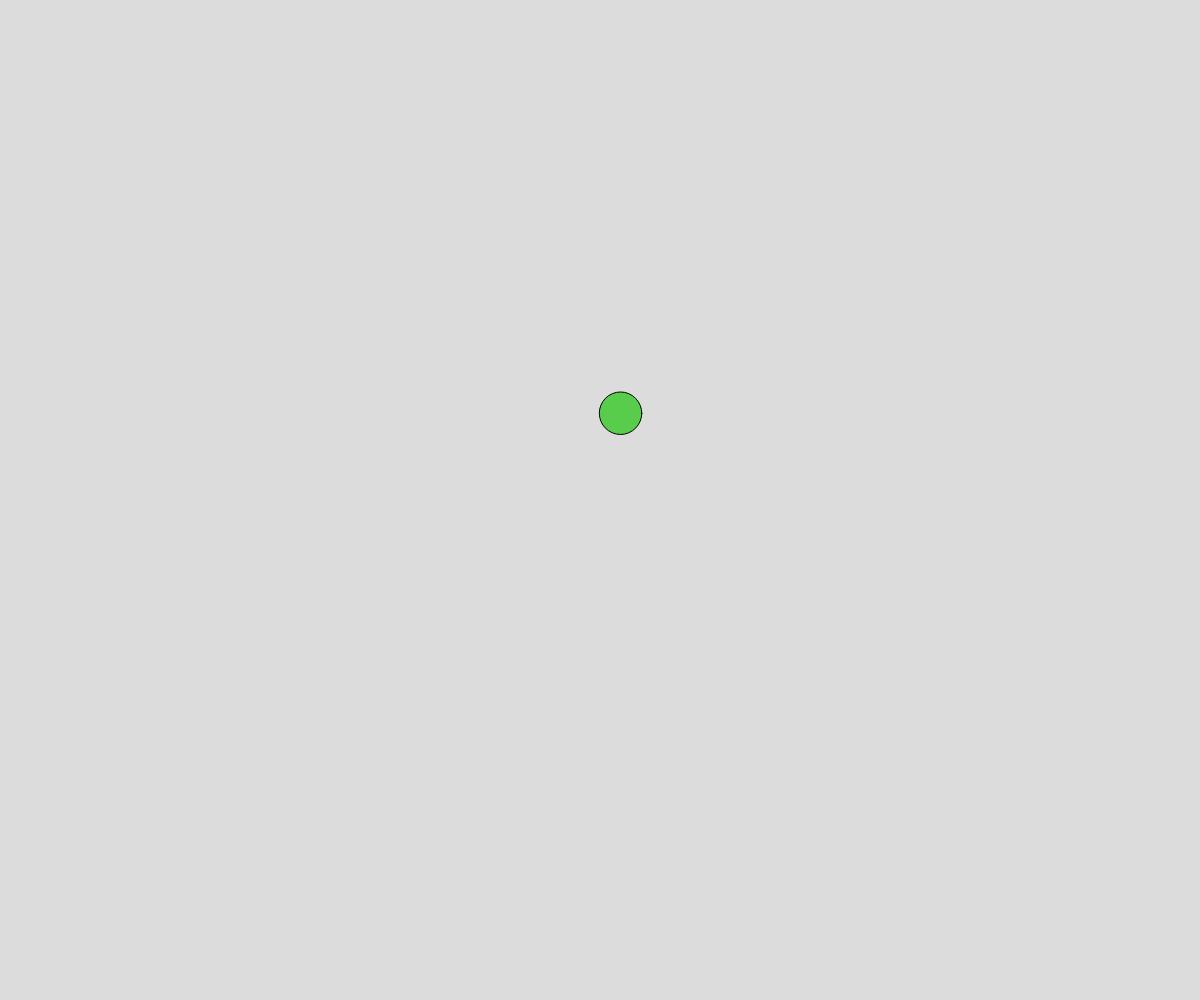
Frame 1 (no input)
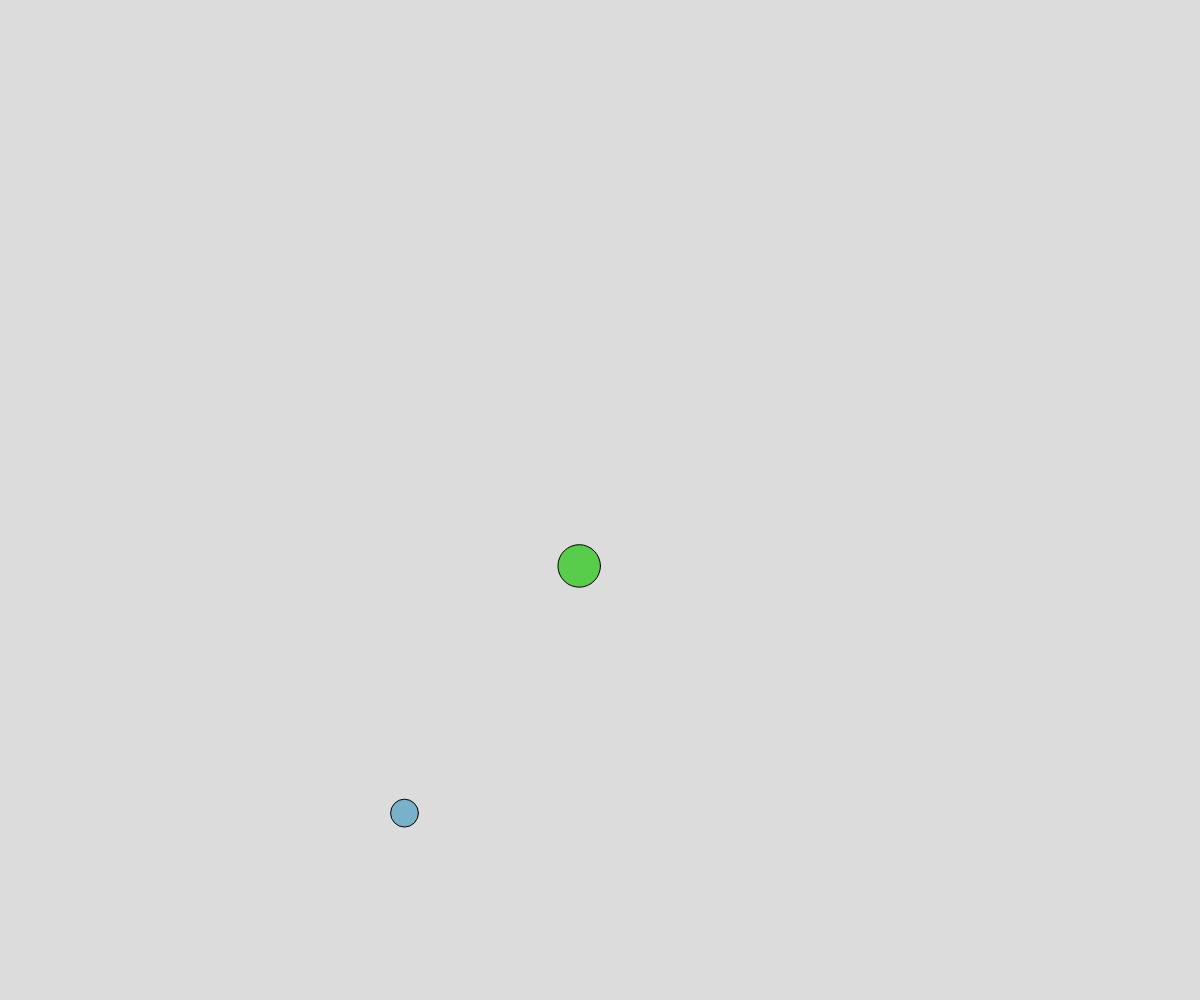
Frame 60 (no input)
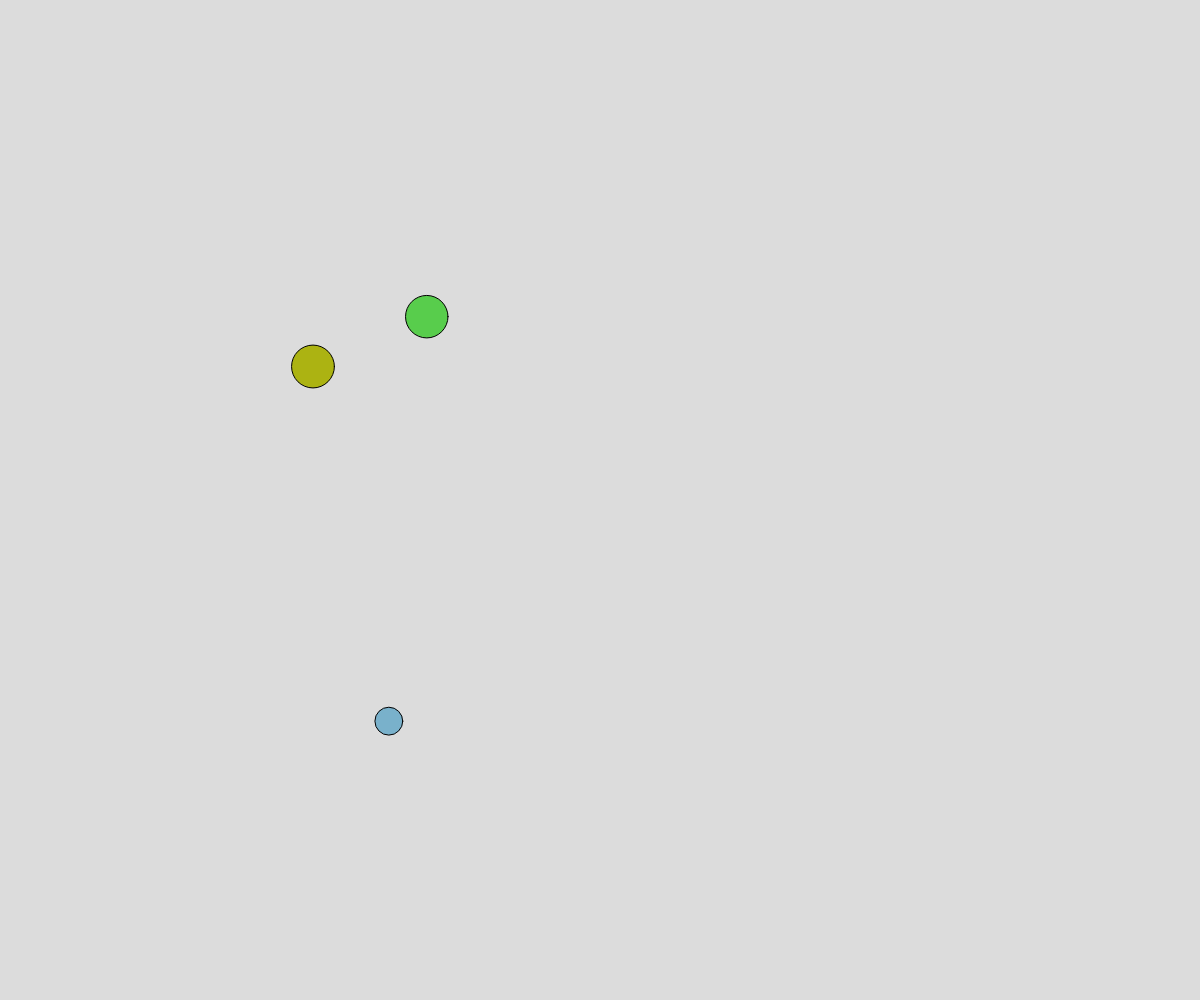
Frame 120 (the mouse pressed at the canvas centre since frame 60)

The p5.js sketch that drew these frames (run headless with seeded random() and noise() and a simulated clock; from frame 60 on, the mouse is pressed at the canvas centre):

// p5.js sketch
// ── sketch.js
// Perlin Bubbles Demo
// Noise, Arrays, and Object Notation

let theBubbles = [];

function setup() {
  createCanvas(windowWidth, windowHeight);
  spawnBubble();

  window.setInterval(spawnBubble, 500);
}

function draw() {
  background(220);

  for (let bubble of theBubbles) {
    //move 
    bubble.x = noise(bubble.time) * width;
    bubble.y = noise(bubble.time + bubble.buffer) * height;
    bubble.time += bubble.deltaTime;

    //display
    fill(bubble.r, bubble.g, bubble.b);
    circle(bubble.x, bubble.y, bubble.diameter);
  }
}

function spawnBubble(){
  let _time = random(1000);
  let _buffer = random(1000);

  let theBubble = {
    time: _time,
    buffer: _buffer,
    x: noise(_time) * width,
    y: noise(_time + _buffer) * height,
    diameter: random(20, 50),
    deltaTime: 0.01,
    r: random(255),
    g: random(255),
    b: random(255),
  };
  theBubbles.push(theBubble);
}
